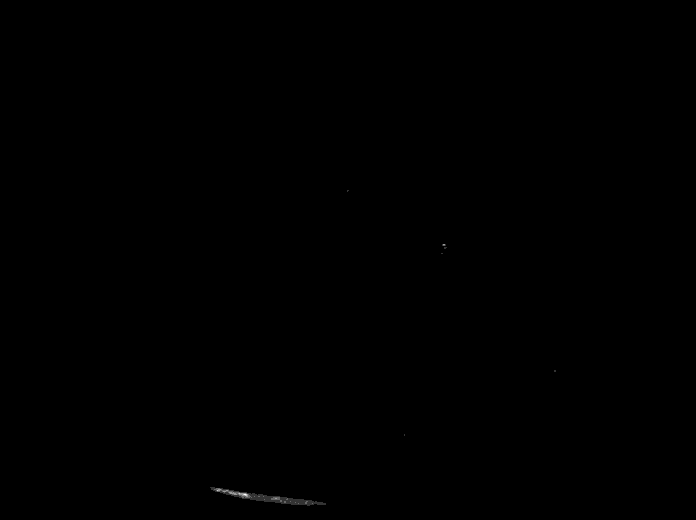
#> input picture 1649_1109_0003_Amp5-1_B_20070424_B08_w1_CEBFFE77-AE3B-413C-BB2E-B0D1FC7A9F58.tif, 696 x 520 px
$ python 'IP summative.py'   (older library calls are emulated)
#> lines starting #> are read from the running program, lines starting #| are printed output that depends on the picture; after the words box and inside, x2 and y2 are one past the last pixel; in counts of white or black regions, pixels touching at a corner belong together
### How to run the files: ###

# 1.) Simply run the program and follow the on-screen prompts, entering the specified values to process an image
# 2.) If you would like to see the changes happening at each function, simply uncomment the 'cv2imshow' for that function.
# 3.) One window, 'Final result' , will show the final result and print the number of worms
# 4.) Whilst another window, 'Comparsion window' , will display the 'BBBC010_v1_foreground' ground_truth image
# 5.) The final window, 'Individual worms' , will allow the user to itterate through and view each individual worm
# 6.) To close all windows simply enter the 'x' key
# 7.) Once the windows have all been closed, help options will show in the shell
# 8.) Follow the on screen commands to call the help() functions to get extra information on each function
# 9.) Note- if running the straight from the python script, the help() commands may take a while to get through!

'''
    File name: IP summative.py
    Date created: 20/12/2016
    Date last modified: 19/01/2017
    Python Version: 2.7.10
    CVpython Version: 3.1.0
'''

__author__ = "pklm51"
__version__ = "1.0.1"
__maintainer__ = "pklm51"
__status__ = "Final draft"

import numpy as np
import cv2

    #####INITIALISATION#####

#reference images
img1_chan1 = cv2.imread('1649_1109_0003_Amp5-1_B_20070424_B08_w1_CEBFFE77-AE3B-413C-BB2E-B0D1FC7A9F58.tif',-1)
#> img1_chan1 is the input picture: shape (520, 696) uint16; min 81, max 1438, mean 97
img1_chan2 = cv2.imread('1649_1109_0003_Amp5-1_B_20070424_B08_w2_E09DF96B-5EC9-4476-BFBB-9057C6D6C81C.tif',-1)

img2_chan1 = cv2.imread('1649_1109_0003_Amp5-1_B_20070424_D18_w1_EA00B7CA-24E0-46F2-AAA9-F0E900F17C68.tif',-1)
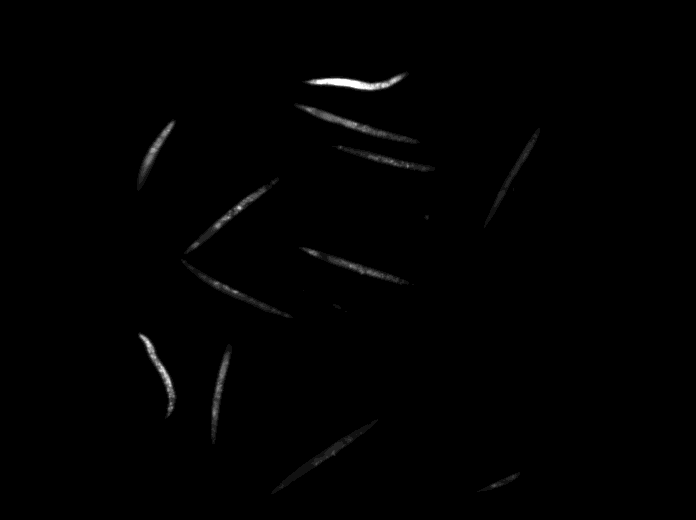
#> input picture 1649_1109_0003_Amp5-1_B_20070424_D18_w1_EA00B7CA-24E0-46F2-AAA9-F0E900F17C68.tif, 696 x 520 px
#> img2_chan1 is the input picture: shape (520, 696) uint16; min 82, max 4095, mean 128.6
img2_chan2 = cv2.imread('1649_1109_0003_Amp5-1_B_20070424_D18_w2_3EA4135F-9951-441F-BDF0-CE4C8C1305BC.tif',-1)

img3_chan1 = cv2.imread('1649_1109_0003_Amp5-1_B_20070424_D13_w1_3791F524-23BE-4B21-8F2A-9273C00FF13E.tif',-1)
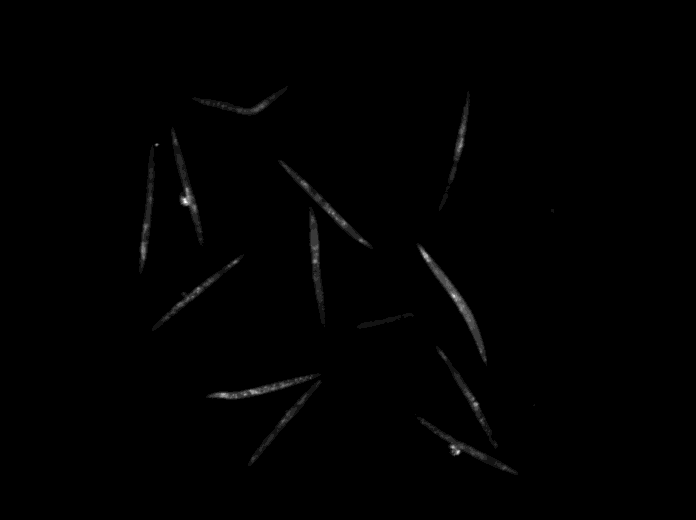
#> input picture 1649_1109_0003_Amp5-1_B_20070424_D13_w1_3791F524-23BE-4B21-8F2A-9273C00FF13E.tif, 696 x 520 px
#> img3_chan1 is the input picture: shape (520, 696) uint16; min 81, max 3546, mean 119.5
img3_chan2 = cv2.imread('1649_1109_0003_Amp5-1_B_20070424_D13_w2_ED5CEBD2-32D4-47FA-8A4F-F35880678E71.tif',-1)


img1ExampleAnswer = cv2.imread('B08_binary.png',-1)
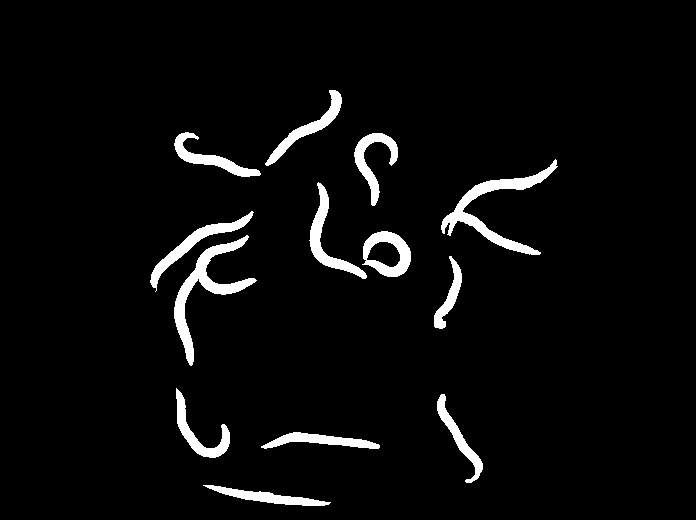
#> input picture B08_binary.png, 696 x 520 px
#> img1ExampleAnswer is the input picture: shape (520, 696, 4); mean B, G, R, A 10.8, 10.8, 10.8, 255
cv2.putText(img1ExampleAnswer,("Example ground_truth comparison"), (5,35), cv2.FONT_HERSHEY_SIMPLEX, 0.75, 255,2)
#> img1ExampleAnswer: shape (520, 696, 4); 0.73% of pixels changed, all inside (x1, y1, x2, y2) = (7, 18, 412, 42)
img2ExampleAnswer = cv2.imread('D18_binary.png',-1)
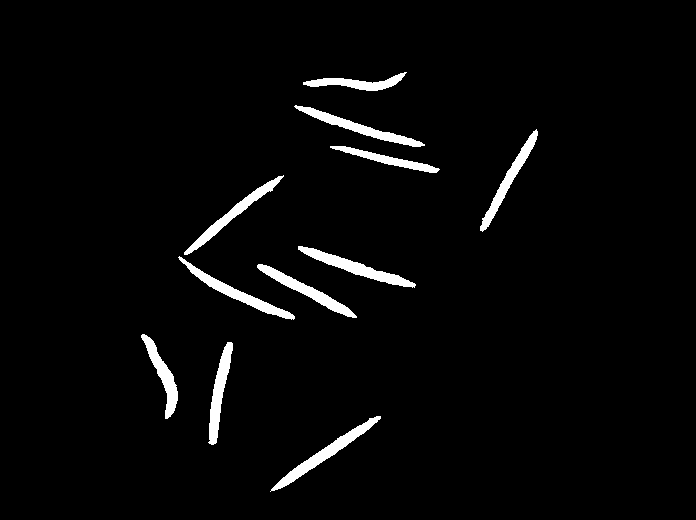
#> input picture D18_binary.png, 696 x 520 px
#> img2ExampleAnswer is the input picture: shape (520, 696, 4); mean B, G, R, A 7.8, 7.8, 7.8, 255
cv2.putText(img2ExampleAnswer,("Example ground_truth comparison"), (5,35), cv2.FONT_HERSHEY_SIMPLEX, 0.75, 255,2)
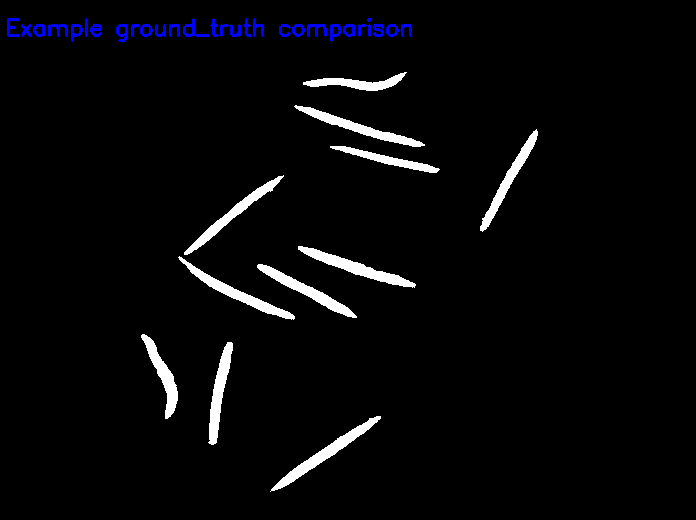
#> img2ExampleAnswer: shape (520, 696, 4); 0.73% of pixels changed, all inside (x1, y1, x2, y2) = (7, 18, 412, 42)
img3ExampleAnswer = cv2.imread('D13_binary.png',-1)
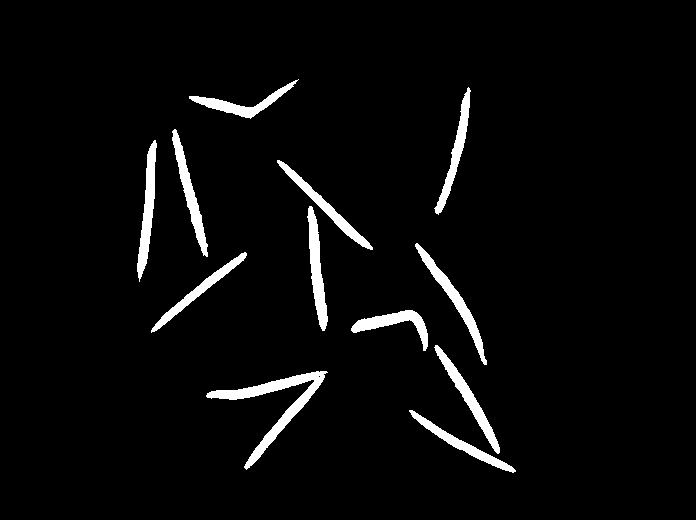
#> input picture D13_binary.png, 696 x 520 px
#> img3ExampleAnswer is the input picture: shape (520, 696, 4); mean B, G, R, A 9.8, 9.8, 9.8, 255
cv2.putText(img3ExampleAnswer,("Example ground_truth comparison"), (5,35), cv2.FONT_HERSHEY_SIMPLEX, 0.75, 255,2)
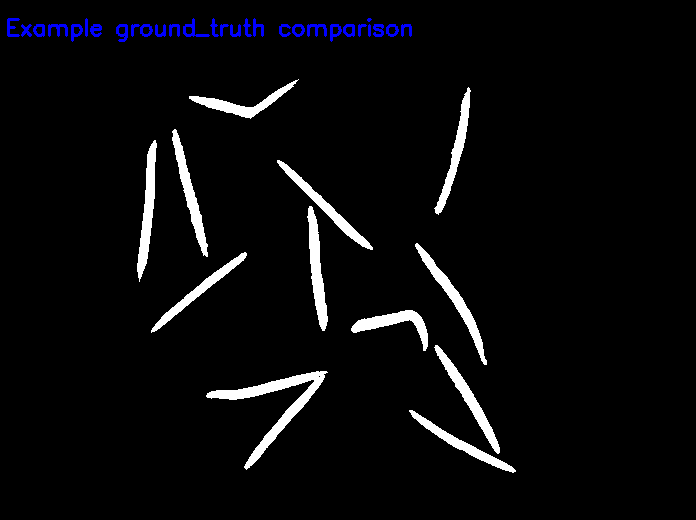
#> img3ExampleAnswer: shape (520, 696, 4); 0.73% of pixels changed, all inside (x1, y1, x2, y2) = (7, 18, 412, 42)

    #####MANIPULATION#####

# [107 lines left out: functions manipulation1, manipulation2chan1, manipulation2chan2, manipulation3, manipulation4, manipulation5 and 1 more, not called in this run]


    #####FINALISATION#####

chooseTest = raw_input('Please enter which test image you would like to view (1,2 or 3): ')
#> the answer given: 1649_1109_0003_Amp5-1_B_20070424_B08_w1_CEBFFE77-AE3B-413C-BB2E-B0D1FC7A9F58.tif

while (chooseTest != '1' and chooseTest != '2' and chooseTest != '3'):  #allows the user to decide which input image they wish to view
    chooseTest = raw_input('You have not entered a valid value. please enter 1, 2 or 3: ')
#> this loop made 1 pass; the answer given on pass 1: 1

if chooseTest == '1':
    img1 = img1_chan1
    help1 = img1.copy()                                                 #saves a copy of the image at this current point for the help section
    img2 = img1_chan2
    print('you have decided to view image B08')
    cv2.imshow('Comparison window',img1ExampleAnswer)

if chooseTest == '2':
    img1 = img2_chan1
    help1 = img1.copy()                                                 #saves a copy of the image at this current point for the help section
    img2 = img2_chan2
    print('you have decided to view image D18')
    cv2.imshow('Comparison window',img2ExampleAnswer)

if chooseTest == '3':
    img1 = img3_chan1
    help1 = img1.copy()                                                 #saves a copy of the image at this current point for the help section
    img2 = img3_chan2
    print('you have decided to view image B13')
    cv2.imshow('Comparison window',img3ExampleAnswer)

if img1 is not None and img2 is not None:                               #ensures both channels have been input correctly

    FirstEditImg1 = manipulation1(img1)                                 #normalises the first channel
    help2 = FirstEditImg1.copy()                                        #saves a copy of the image at this current point for the help section
    FirstEditImg2 = manipulation1(img2)                                 #normalises the second channel
    help3 = FirstEditImg2.copy()                                        #saves a copy of the image at this current point for the help section

    SecondEditImg1 = manipulation2chan1(FirstEditImg1)                  #channel 1 and channel 2 get fed in to different function
    SecondEditImg2 = manipulation2chan2(FirstEditImg2)                  #the different functions help optimise the results for each channel

    MergedEdit = np.bitwise_or(SecondEditImg1,SecondEditImg2)           #merges both channels into one image
    help4 = MergedEdit.copy()                                           #saves a copy of the image at this current point for the help section

    ThirdEdit = manipulation3(MergedEdit)                               #removes the border from the image
    help5 = ThirdEdit.copy()                                            #saves a copy of the image at this current point for the help section
    FourthEdit = manipulation4(ThirdEdit)                               #removes noise and smooths worms
    help6 = FourthEdit.copy()                                           #saves a copy of the image at this current point for the help section
    FinalEdit = manipulation5(FourthEdit)                               #counts and prints the number of worms present
    help7 = FinalEdit.copy()                                            #saves a copy of the image at this current point for the help section

    print ("Close all windows, by typing 'x' on the window, to get extra information on each function")

    labelEachWorm(FinalEdit)                                            #create a window to display each different worm

else:
    print ("That image is not available")

print('[1] = Normalising function')
print('[2] = Thresholding on channel 1 with otsu')
print('[3] = Thresholding on channel 2 with thresholding')
print('[4] = Function for removing the border')
print('[5] = Function for removing noise')
print('[6] = Function for counting total worms')
print('[7] = Labelling and classification of worms function')


    ##### HELP #####

wantHelp = True                                                         #allows the user to view help for each different requested function
while (wantHelp == True):
#> (the run stopped early here; a loop or call above may not have finished)
